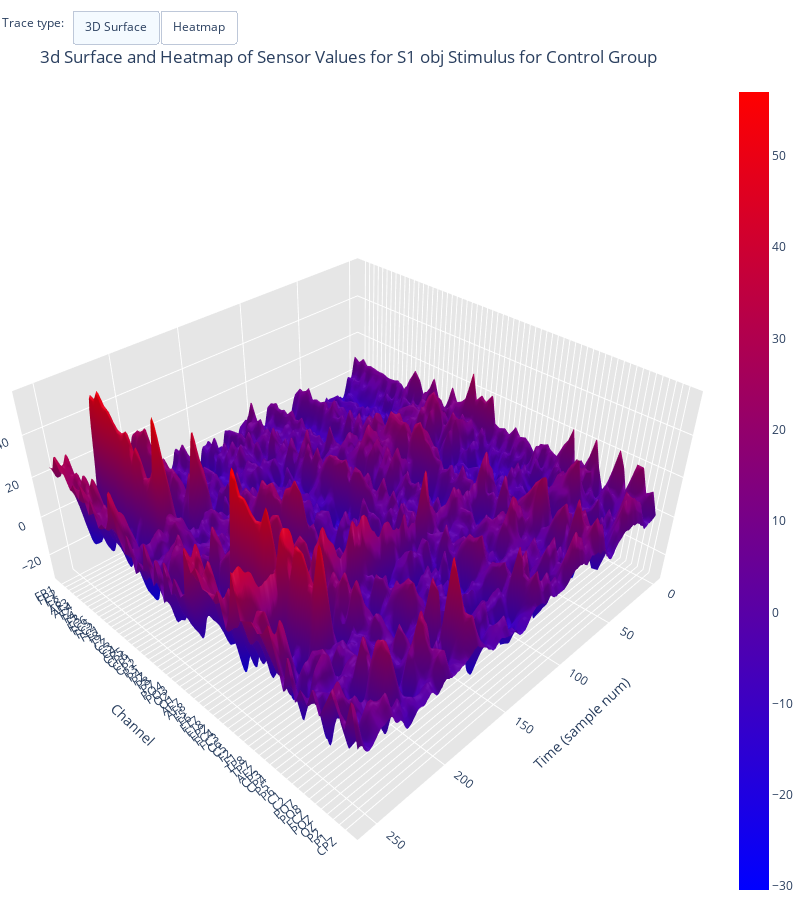

Notebook cell for this chart:
### Code cell
plot_3dSurface_and_heatmap(stimulus=stimulus, group='c', df=S1_sample_df)

### Figure 1 — Plotly figure (JSON) as saved in the notebook; plotly's stock layout.template omitted (floating-point values rounded to 4 significant figures; data arrays with more than 128 entries replaced by an {"elided": "..."} marker saying what was removed)
{"data": [{"colorscale": [[0, "rgb(0,0,255)"], [1, "rgb(255,0,0)"]], "type": "surface", "z": {"elided": "61x256 float values"}}], "layout": {"annotations": [{"align": "left", "showarrow": false, "text": "Trace type:", "x": 0, "y": 1.085, "yref": "paper"}], "autosize": false, "height": 900, "margin": {"b": 0, "l": 0, "r": 0, "t": 0}, "scene": {"aspectmode": "manual", "aspectratio": {"x": 1, "y": 1, "z": 0.5}, "xaxis": {"backgroundcolor": "rgb(230, 230,230)", "gridcolor": "rgb(255, 255, 255)", "showbackground": true, "title": {"text": "Time (sample num)"}}, "yaxis": {"backgroundcolor": "rgb(230, 230, 230)", "gridcolor": "rgb(255, 255, 255)", "showbackground": true, "ticktext": ["FP1", "FP2", "F7", "F8", "AF3", "AF4", "FZ", "F4", "F3", "FC6", "FC5", "FC2", "FC1", "T8", "T7", "CZ", "C3", "C4", "CP5", "CP6", "CP1", "CP2", "P3", "P4", "PZ", "P8", "P7", "PO4", "PO3", "O2", "O1", "AF7", "AF8", "F5", "F6", "FT7", "FT8", "FPZ", "FC4", "FC3", "C6", "C5", "F2", "F1", "TP8", "TP7", "AFZ", "CP3", "CP4", "P5", "P6", "C1", "C2", "PO7", "PO8", "FCZ", "POZ", "OZ", "P2", "P1", "CPZ"], "tickvals": [0, 1, 2, 3, 4, 5, 6, 7, 8, 9, 10, 11, 12, 13, 14, 15, 16, 17, 18, 19, 20, 21, 22, 23, 24, 25, 26, 27, 28, 29, 30, 31, 32, 33, 34, 35, 36, 37, 38, 39, 40, 41, 42, 43, 44, 45, 46, 47, 48, 49, 50, 51, 52, 53, 54, 55, 56, 57, 58, 59, 60], "title": {"text": "Channel"}, "zerolinecolor": "rgb(255, 255, 255)"}, "zaxis": {"backgroundcolor": "rgb(230, 230,230)", "gridcolor": "rgb(255, 255, 255)", "showbackground": true, "title": {"text": "Sensor Value"}, "zerolinecolor": "rgb(255, 255, 255)"}}, "title": {"text": "<br>3d Surface and Heatmap of Sensor Values for S1 obj Stimulus for Control Group"}, "updatemenus": [{"buttons": [{"args": ["type", "surface"], "label": "3D Surface", "method": "restyle"}, {"args": ["type", "heatmap"], "label": "Heatmap", "method": "restyle"}], "direction": "left", "pad": {"r": 10, "t": 10}, "showactive": true, "type": "buttons", "x": 0.1, "xanchor": "left", "y": 1.1, "yanchor": "top"}], "width": 800}}
